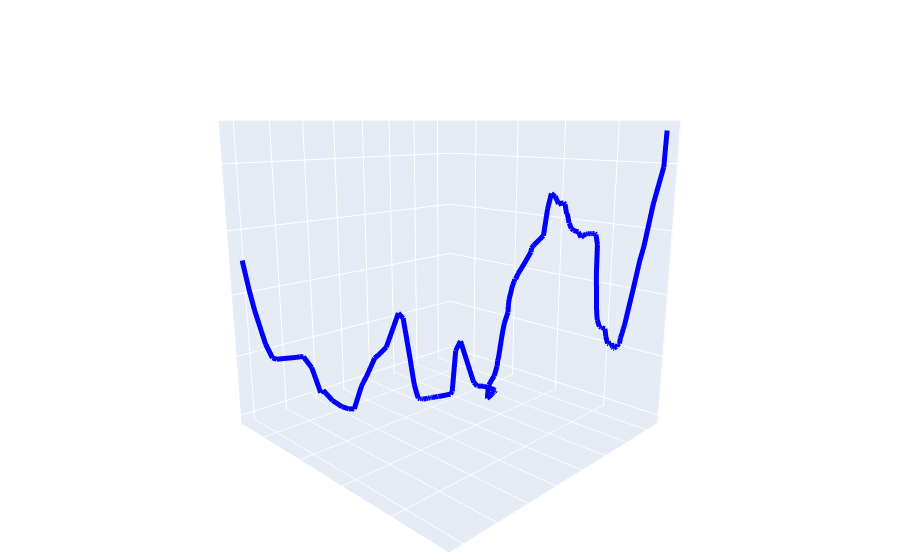

The notebook cell saved with this chart:
### Markdown cell above
# Load Network

### Code cell
network_name = "single_conduit_vert_tort"
nodes = 'nodes.csv'
network_dir = f'conduit_geometry_test/networks/{network_name}'
network = ok.load_network_data(f'{network_dir}/{nodes}', f'{network_dir}/edges.csv', debug= True)
network.extract_diffuse_inlets()
network.conduit_lengths()
fig = network.plot_3D_network(node_color = 'type', show_nodes = False)
fig.update_layout(
    scene=dict(
        xaxis=dict(showticklabels=False, title=''),
        yaxis=dict(showticklabels=False, title=''),
        zaxis=dict(showticklabels=False, title=''),
    )
)
fig.update_traces(
    line=dict(width=10),
    selector=dict(type='scatter3d', mode='lines')
)
fig.update_layout(
    scene_camera=dict(
        eye=dict(x=1.5, y=1.5, z=0.5),   # camera position
        up=dict(x=0, y=0, z=1),           # which direction is "up"
        center=dict(x=0, y=0, z=0)        # point the camera looks at
    )
)
